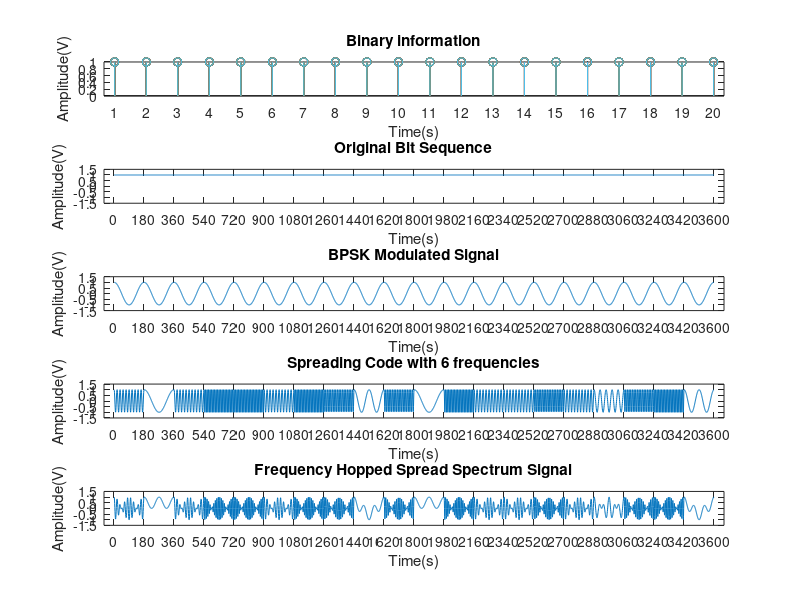
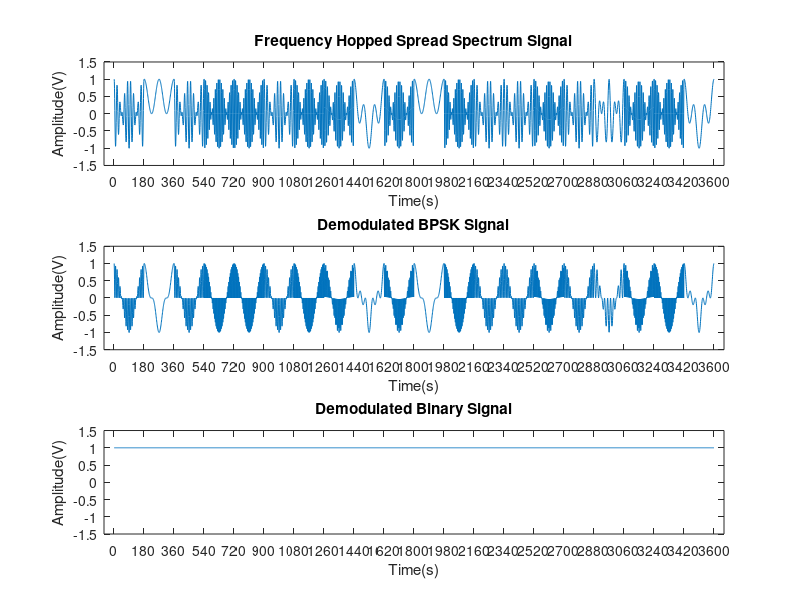
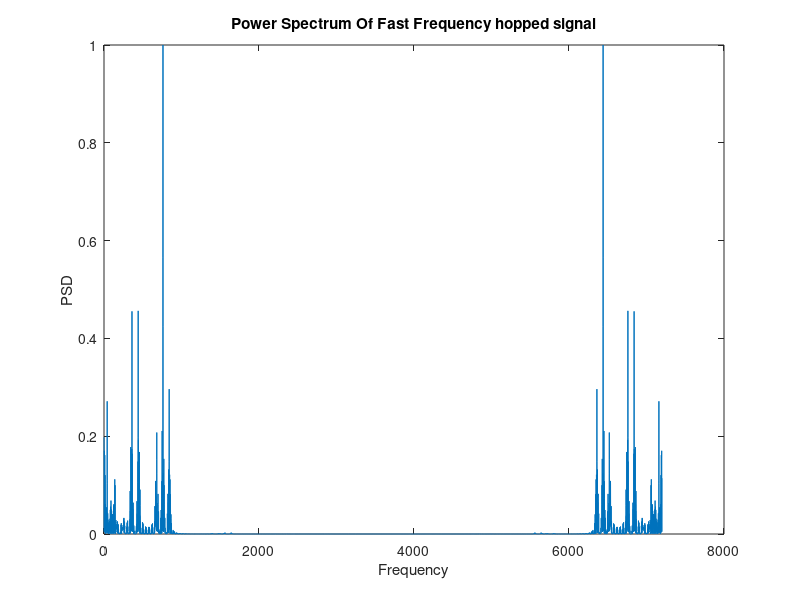

Reproduce these figures in MATLAB, in order.
% Fast Frequency Hopping Spread Spectrum
clc;
clear all;
close all;

%Generation of random bits for input
N=20; 
s=randi(1,N); %Generating N bits
signal=[];  
carrier=[];
T=180;
t=0:2*pi/(T-1):2*pi; %Creating T samples for one cosine 

subplot(5,1,1);
stem(s);
set(gca,'XTick',1:N,'XLim',[0.66 N+0.33]); %Setting axis limits and scale for the graph
title('Binary information');
ylabel('Amplitude(V)');
xlabel('Time(s)');

%Generation of bit pattern/bit stream(Polar NRZ type)
for k=1:N
     if s(1,k)==0
         sig = -ones(1,T); % T no. of MINUS ONES for bit 0
     else
         sig = ones(1,T); % T no. of ONES for bit 1
     end
     c=cos(t);   
     carrier=[carrier c];
     signal=[signal sig];
end
subplot(5,1,2);
stairs(signal);
set(gca,'XTick',0:T:N*T,'XLim',[-60 N*T+60],'YLim',[-1.5 1.5]); %Setting axis limits and scale for the graph
title('Original Bit Sequence'); %plot original data
ylabel('Amplitude(V)');
xlabel('Time(s)');
 
% BPSK Modulation of the signal
bpsk_sig = signal .* carrier; % Modulating the signal
subplot(5,1,3);
plot(bpsk_sig);
set(gca,'XTick',0:T:N*T,'XLim',[-60 N*T+60],'YLim',[-1.5 1.5]);
title('BPSK Modulated Signal');
ylabel('Amplitude(V)');
xlabel('Time(s)');
 
% Preparation of 6 new carrier frequencies
t1=0:2*pi/8:2*pi;
t2=0:2*pi/9:2*pi;
t3=0:2*pi/17:2*pi;
t4=0:2*pi/35:2*pi;
t5=0:2*pi/89:2*pi;
t6=0:2*pi/179:2*pi;
c1=cos(t1);
c1=[c1 c1 c1 c1 c1 c1 c1 c1 c1 c1 c1 c1 c1 c1 c1 c1 c1 c1 c1 c1];
c2=cos(t2);
c2=[c2 c2 c2 c2 c2 c2 c2 c2 c2 c2 c2 c2 c2 c2 c2 c2 c2 c2] ;
c3=cos(t3);
c3=[c3 c3 c3 c3 c3 c3 c3 c3 c3 c3] ;
c4=cos(t4);
c4=[c4 c4 c4 c4 c4];
c5=cos(t5);
c5=[c5 c5];
c6=cos(t6);

% Random frequency hops to form a spread signal
spread_signal=[];
spread=[];
for n=1:N
    c=randi([1 6],1,1);
    spread=[spread c];
    switch(c)
        case(1)
            spread_signal=[spread_signal c1];
        case(2)
            spread_signal=[spread_signal c2];
        case(3)
            spread_signal=[spread_signal c3];
        case(4)
            spread_signal=[spread_signal c4];
        case(5)        
            spread_signal=[spread_signal c5];
        case(6)
            spread_signal=[spread_signal c6];
    end
end
display('Spreading Code :');
display(spread);
subplot(5,1,4);
plot(1:N*T,spread_signal);
set(gca,'XTick',0:T:N*T,'XLim',[-60 N*T+60],'YLim',[-1.5 1.5]);
title('Spreading Code with 6 frequencies');
ylabel('Amplitude(V)');
xlabel('Time(s)');

% Spreading BPSK Signal into wider band with total of 12 frequencies
freq_hopped_sig=bpsk_sig.*spread_signal;
subplot(5,1,5);
plot(1:N*T,freq_hopped_sig);
set(gca,'XTick',0:T:N*T,'XLim',[-60 N*T+60],'YLim',[-1.5 1.5]);
title('Frequency Hopped Spread Spectrum Signal');
ylabel('Amplitude(V)');
xlabel('Time(s)');

% Receiver Side
figure;
subplot(3,1,1);
plot(1:N*T,freq_hopped_sig);
set(gca,'XTick',0:T:N*T,'XLim',[-60 N*T+60],'YLim',[-1.5 1.5]);
title('Frequency Hopped Spread Spectrum Signal');
ylabel('Amplitude(V)');
xlabel('Time(s)');

% Demodulated BPSK Signal
demod_psk=freq_hopped_sig.*spread_signal;
subplot(3,1,2);
plot(demod_psk);
set(gca,'XTick',0:T:N*T,'XLim',[-60 N*T+60],'YLim',[-1.5 1.5]);
title('Demodulated BPSK Signal');
ylabel('Amplitude(V)');
xlabel('Time(s)');

% Demodulated Binary Signal
demod_sig=[];
for j=0:T:N*T-1
     if demod_psk(j+1)<0
         sig=-ones(1,T);
     else
         sig=ones(1,T);
     end
     demod_sig=[demod_sig sig]; 
end
subplot(3,1,3);
stairs(demod_sig);
set(gca,'XTick',0:T:N*T,'XLim',[-60 N*T+60],'YLim',[-1.5 1.5]); %Setting axis limits and scale for the graph
title('Demodulated Binary Signal');
ylabel('Amplitude(V)');
xlabel('Time(s)');

% Power Spectrum Of Fast Frequency hopped signal
figure("Name", "Spectrum")
power_spectrum=abs(fft(xcorr(freq_hopped_sig)));
plot(power_spectrum/max(power_spectrum))
xlabel('Frequency')
ylabel('PSD')
title('Power Spectrum Of Fast Frequency hopped signal');
